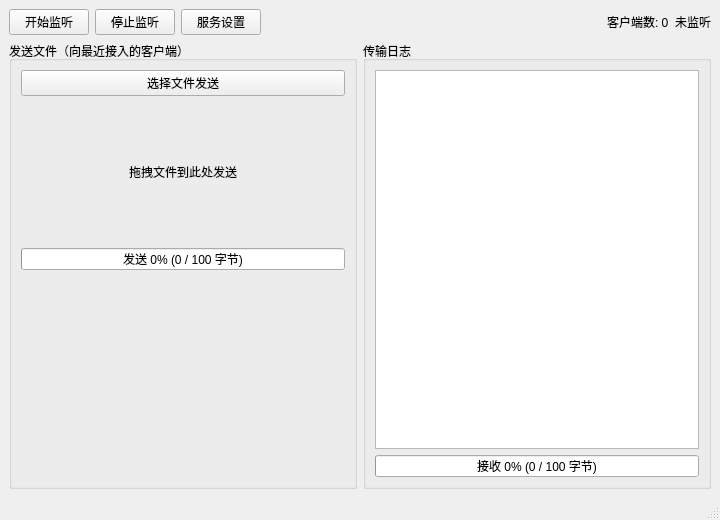
<?xml version="1.0" encoding="UTF-8"?>
<ui version="4.0">
 <class>MainWindow</class>
 <widget class="QMainWindow" name="MainWindow">
  <property name="geometry">
   <rect><x>0</x><y>0</y><width>720</width><height>520</height></rect>
  </property>
  <property name="windowTitle">
   <string>文件传输工具 - 服务端</string>
  </property>
  <widget class="QWidget" name="centralwidget">
   <layout class="QVBoxLayout" name="mainLayout">
    <!-- 顶部工具条：开始/停止监听、设置、客户端计数 -->
    <item>
     <layout class="QHBoxLayout" name="toolbarLayout">
      <item>
       <widget class="QPushButton" name="btnStart">
        <property name="text"><string>开始监听</string></property>
        <property name="icon">
         <iconset resource="resources.qrc"><normaloff>:/icons/connect.png</normaloff>:/icons/connect.png</iconset>
        </property>
       </widget>
      </item>
      <item>
       <widget class="QPushButton" name="btnStop">
        <property name="text"><string>停止监听</string></property>
        <property name="icon">
         <iconset resource="resources.qrc"><normaloff>:/icons/disconnect.png</normaloff>:/icons/disconnect.png</iconset>
        </property>
       </widget>
      </item>
      <item>
       <widget class="QPushButton" name="btnSettings">
        <property name="text"><string>服务设置</string></property>
        <property name="icon">
         <iconset resource="resources.qrc"><normaloff>:/icons/settings.png</normaloff>:/icons/settings.png</iconset>
        </property>
       </widget>
      </item>
      <item>
       <spacer name="toolbarSpacer">
        <property name="orientation"><enum>Qt::Horizontal</enum></property>
        <property name="sizeHint" stdset="0">
         <size><width>40</width><height>20</height></size>
        </property>
       </spacer>
      </item>
      <item>
       <widget class="QLabel" name="clientCountLabel">
        <property name="text"><string>客户端数: 0</string></property>
       </widget>
      </item>
      <item>
       <widget class="QLabel" name="stateLabel">
        <property name="text"><string>未监听</string></property>
       </widget>
      </item>
     </layout>
    </item>

    <!-- 中部左右分栏 -->
    <item>
     <layout class="QHBoxLayout" name="bodyLayout">
      <item>
       <widget class="QGroupBox" name="sendGroup">
        <property name="title"><string>发送文件（向最近接入的客户端）</string></property>
        <property name="minimumSize">
         <size><width>280</width><height>0</height></size>
        </property>
        <layout class="QVBoxLayout" name="sendLayout">
         <item>
          <widget class="QPushButton" name="btnOpenFile">
           <property name="text"><string>选择文件发送</string></property>
           <property name="icon">
            <iconset resource="resources.qrc"><normaloff>:/icons/open.png</normaloff>:/icons/open.png</iconset>
           </property>
          </widget>
         </item>
         <item>
          <widget class="QLabel" name="dropArea">
           <property name="minimumSize">
            <size><width>0</width><height>140</height></size>
           </property>
           <property name="text"><string>拖拽文件到此处发送</string></property>
           <property name="alignment"><set>Qt::AlignCenter</set></property>
          </widget>
         </item>
         <item>
          <widget class="QProgressBar" name="sendProgress">
           <property name="value"><number>0</number></property>
           <property name="format"><string>发送 %p% (%v / %m 字节)</string></property>
          </widget>
         </item>
         <item>
          <spacer name="sendSpacer">
           <property name="orientation"><enum>Qt::Vertical</enum></property>
           <property name="sizeHint" stdset="0">
            <size><width>20</width><height>40</height></size>
           </property>
          </spacer>
         </item>
        </layout>
       </widget>
      </item>
      <item>
       <widget class="QGroupBox" name="logGroup">
        <property name="title"><string>传输日志</string></property>
        <layout class="QVBoxLayout" name="logLayout">
         <item>
          <widget class="QPlainTextEdit" name="logEdit">
           <property name="readOnly"><bool>true</bool></property>
          </widget>
         </item>
         <item>
          <widget class="QProgressBar" name="recvProgress">
           <property name="value"><number>0</number></property>
           <property name="format"><string>接收 %p% (%v / %m 字节)</string></property>
          </widget>
         </item>
        </layout>
       </widget>
      </item>
     </layout>
    </item>
   </layout>
  </widget>
  <widget class="QStatusBar" name="statusbar"/>
  <action name="actionSettings">
   <property name="text"><string>服务设置…</string></property>
  </action>
  <action name="actionQuit">
   <property name="text"><string>退出</string></property>
  </action>
  <action name="actionAbout">
   <property name="text"><string>关于</string></property>
  </action>
 </widget>
 <resources>
  <include location="resources.qrc"/>
 </resources>
 <connections/>
</ui>
